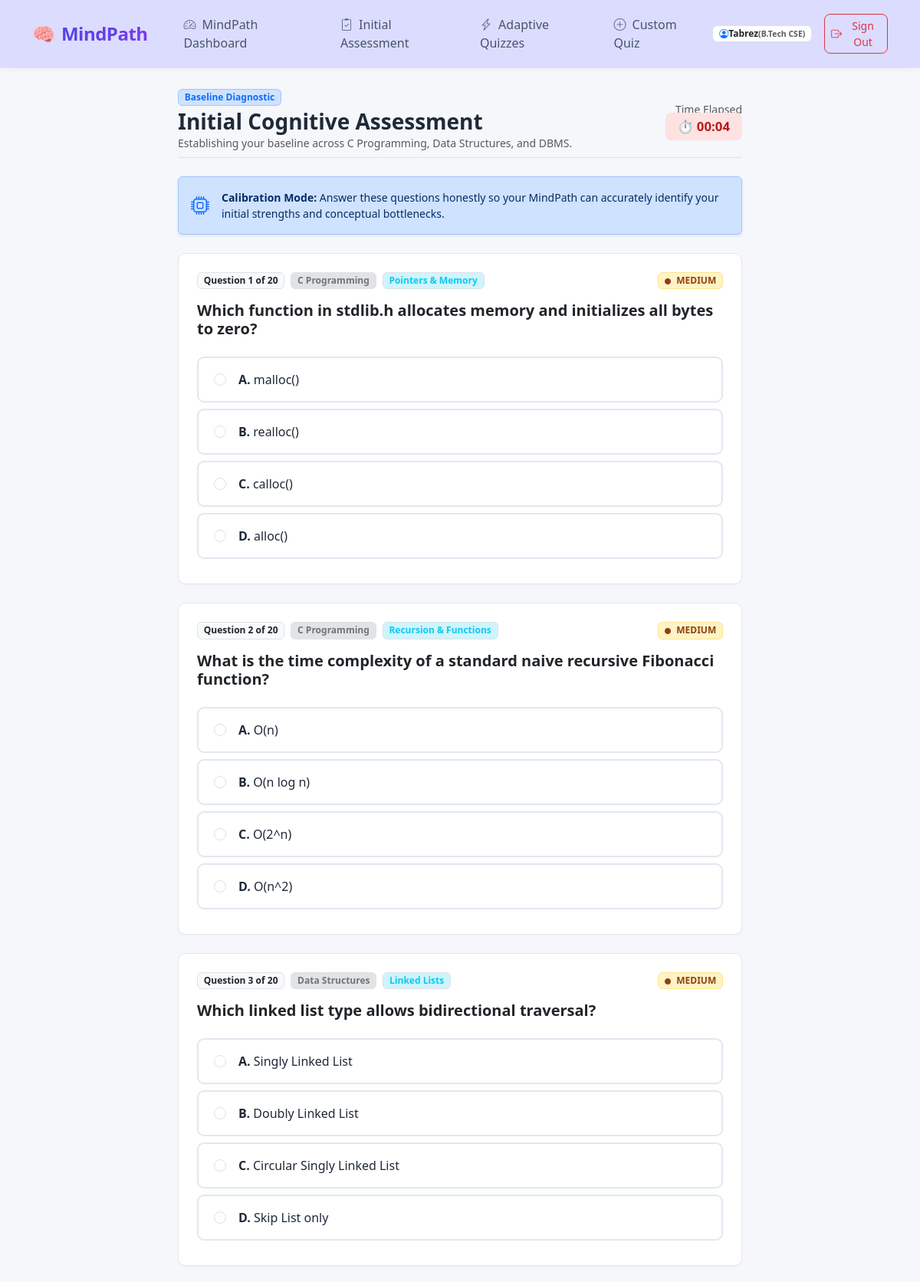
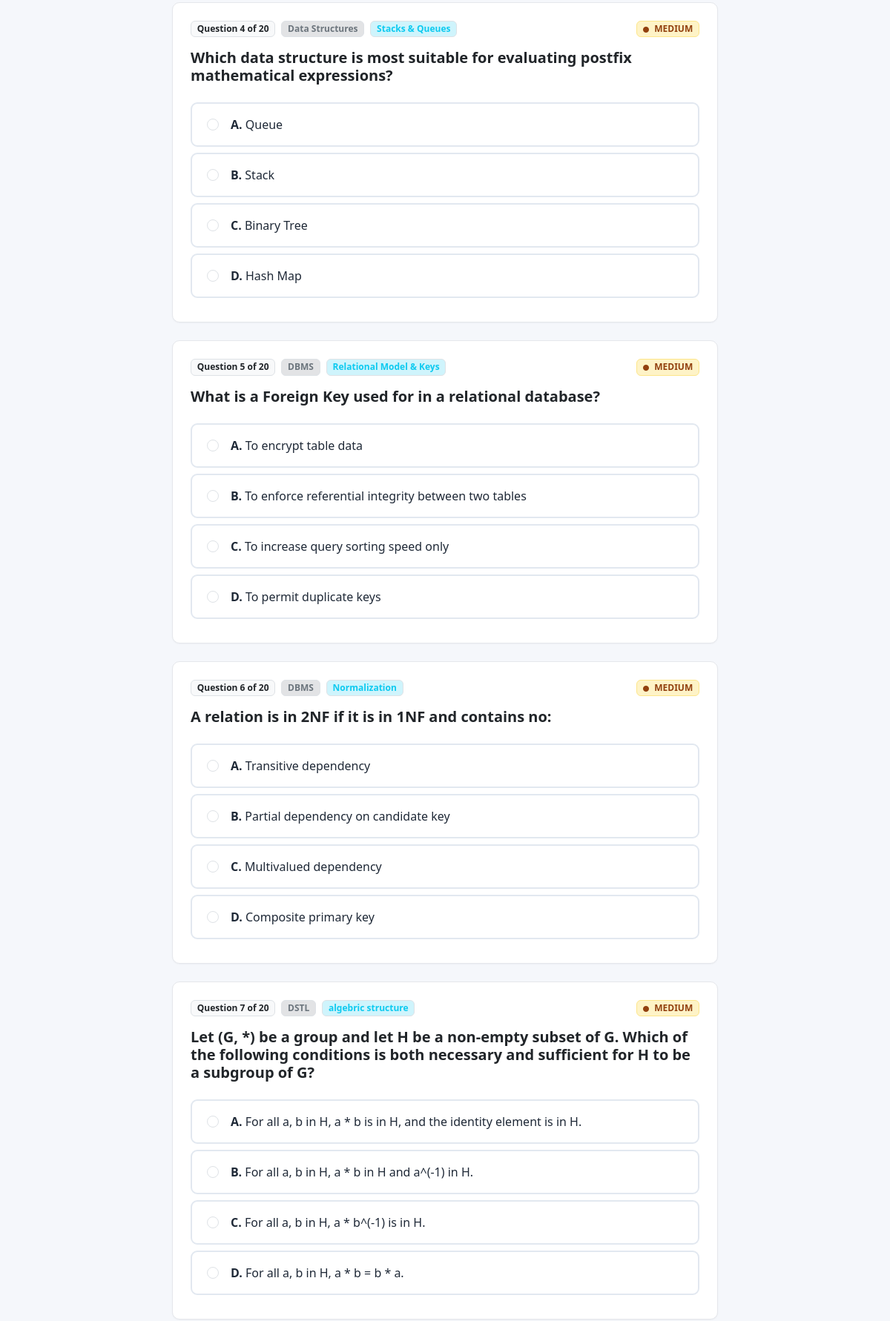
The app's page /assessment (signed in, upper part) with its own data (2 pictures, top to bottom).
### tables this page shows
CREATE TABLE users (
        id INTEGER PRIMARY KEY AUTOINCREMENT,
        name TEXT NOT NULL,
        email TEXT UNIQUE NOT NULL,
        created_at TIMESTAMP DEFAULT CURRENT_TIMESTAMP
    , password_hash TEXT DEFAULT '', course TEXT DEFAULT '', academic_year TEXT DEFAULT '', learning_goal TEXT DEFAULT '', role TEXT DEFAULT 'student');

CREATE TABLE topics (
        id INTEGER PRIMARY KEY AUTOINCREMENT,
        subject TEXT NOT NULL,
        name TEXT NOT NULL,
        description TEXT
    );

CREATE TABLE questions (
        id INTEGER PRIMARY KEY AUTOINCREMENT,
        topic_id INTEGER NOT NULL,
        question_text TEXT NOT NULL,
        option_a TEXT NOT NULL,
        option_b TEXT NOT NULL,
        option_c TEXT NOT NULL,
        option_d TEXT NOT NULL,
        correct_option TEXT NOT NULL,
        difficulty TEXT NOT NULL CHECK(difficulty IN ('easy', 'medium', 'hard')),
        explanation TEXT,
        FOREIGN KEY (topic_id) REFERENCES topics (id)
    );

### app.py (the view)
@app.route('/assessment', endpoint='assessment')
@login_required
def assessment():
    user = get_current_user()
    assessment_token = secrets.token_hex(16)
    session['assessment_token'] = assessment_token
    questions = get_initial_assessment_questions(num_per_topic=1)
    return render_template(
        'assessment.html',
        current_user=user,
        questions=questions,
        assessment_token=assessment_token
    )

### app.py (called while the page is built)
def generate_csrf_token():
    if '_csrf_token' not in session:
        session['_csrf_token'] = secrets.token_hex(32)
    return session['_csrf_token']

@app.before_request
def csrf_protect():
    if request.method == "POST":
        token = request.form.get('csrf_token') or request.headers.get('X-CSRFToken')
        session_token = session.get('_csrf_token')
        if not token or not session_token or not secrets.compare_digest(token, session_token):
            flash("Security check failed (CSRF token missing or expired). Please try again.", "danger")
            if request.is_json or request.path.startswith('/api/'):
                return jsonify({"error": "CSRF validation failed"}), 400
            return redirect(request.referrer or url_for('login'))

def login_required(f):
    @wraps(f)
    def decorated_function(*args, **kwargs):
        if 'user_id' not in session:
            flash("Please sign in to access this page.", "warning")
            return redirect(url_for('login', next=request.path))
        return f(*args, **kwargs)
    return decorated_function

def get_current_user():
    user_id = session.get('user_id')
    if not user_id:
        return None
    return get_user_by_id(user_id)

@app.context_processor
def inject_user():
    return dict(current_user=get_current_user())

### database.py (called while the page is built)
def get_db_path():
    return os.environ.get('LEARNTWIN_DB_PATH', os.path.join(os.path.dirname(__file__), 'learntwin.db'))

def get_connection(db_path=None, timeout=30.0):
    target_path = db_path or get_db_path()
    conn = sqlite3.connect(target_path, timeout=timeout)
    conn.row_factory = sqlite3.Row
    conn.execute(f"PRAGMA busy_timeout = {int(timeout * 1000)}")
    conn.execute("PRAGMA foreign_keys = ON")
    return conn

def get_user_by_id(user_id, db_path=None):
    if not user_id:
        return None
    conn = get_connection(db_path)
    try:
        cursor = conn.cursor()
        cursor.execute("SELECT id, name, email, course, academic_year, learning_goal, role, created_at FROM users WHERE id = ?", (user_id,))
        row = cursor.fetchone()
        return dict(row) if row else None
    finally:
        conn.close()

### templates/assessment.html (shortened to what this page needs)
{% extends "base.html" %}
{% block content %}
<div class="row justify-content-center">
    <div class="col-12 col-lg-8">
        <div class="d-flex justify-content-between align-items-center mb-4 pb-2 border-bottom">
            <div>
                <span class="badge bg-primary-subtle text-primary border border-primary-subtle mb-1">Baseline Diagnostic</span>
                <h3 class="fw-bold mb-0">Initial Cognitive Assessment</h3>
                <p class="text-muted small mb-0">Establishing your baseline across C Programming, Data Structures, and DBMS.</p>
            </div>
            <div class="d-flex align-items-center gap-3">
                <div class="text-end d-none d-sm-block">
                    <span class="small text-muted d-block">Time Elapsed</span>
                    <span class="timer-pill" id="timer-display">⏱️ 00:00</span>
                </div>
            </div>
        </div>
        <div class="alert alert-primary py-3 px-3 small d-flex align-items-center gap-3 mb-4 shadow-sm">
            <i class="bi bi-cpu fs-4 text-primary"></i>
            <div>
                <strong>Calibration Mode:</strong> Answer these questions honestly so your MindPath can accurately identify your initial strengths and conceptual bottlenecks.
            </div>
        </div>
        <form method="POST" action="{{ url_for('submit_assessment') }}" id="quiz-form">
            {% for q in questions %}
            <div class="twin-card p-4 mb-4">
                <div class="d-flex justify-content-between align-items-center mb-3">
                    <div class="d-flex align-items-center gap-2">
                        <span class="badge bg-light text-dark border fw-bold">Question {{ loop.index }} of {{ questions|length }}</span>
                        <span class="badge bg-secondary-subtle text-secondary border">{{ q.subject }}</span>
                        <span class="badge bg-info-subtle text-info border">{{ q.topic_name }}</span>
                    </div>
                    {% if q.difficulty == 'easy' %}
                    <span class="badge badge-strong"><i class="bi bi-circle-fill me-1" style="font-size: 0.5rem;"></i> EASY</span>
                    {% elif q.difficulty == 'medium' %}
                    <span class="badge badge-average"><i class="bi bi-circle-fill me-1" style="font-size: 0.5rem;"></i> MEDIUM</span>
                    {% else %}
                    <span class="badge badge-weak"><i class="bi bi-circle-fill me-1" style="font-size: 0.5rem;"></i> HARD</span>
                    {% endif %}
                </div>
                <h5 class="fw-semibold mb-4 text-dark">{{ q.question_text }}</h5>
                <div class="d-flex flex-column gap-2 mb-2">
                    <label class="quiz-option-card d-flex align-items-center gap-3">
                        <input type="radio" class="form-check-input my-0" name="question_{{ q.id }}" value="A" required>
                        <span class="quiz-option-label"><strong>A.</strong> {{ q.option_a }}</span>
                    </label>
                    <label class="quiz-option-card d-flex align-items-center gap-3">
                        <input type="radio" class="form-check-input my-0" name="question_{{ q.id }}" value="B">
                        <span class="quiz-option-label"><strong>B.</strong> {{ q.option_b }}</span>
                    </label>
                    <label class="quiz-option-card d-flex align-items-center gap-3">
                        <input type="radio" class="form-check-input my-0" name="question_{{ q.id }}" value="C">
                        <span class="quiz-option-label"><strong>C.</strong> {{ q.option_c }}</span>
                    </label>
                    <label class="quiz-option-card d-flex align-items-center gap-3">
                        <input type="radio" class="form-check-input my-0" name="question_{{ q.id }}" value="D">
                        <span class="quiz-option-label"><strong>D.</strong> {{ q.option_d }}</span>
                    </label>
                </div>
            </div>
            {% endfor %}
        </form>
    </div>
</div>
{% endblock %}

### templates/base.html (shortened to what this page needs)
<!DOCTYPE html>
<html lang="en">
<head>
    <link href="https://cdn.jsdelivr.net/npm/bootstrap@5.3.3/dist/css/bootstrap.min.css" rel="stylesheet">
    <link rel="stylesheet" href="https://cdn.jsdelivr.net/npm/bootstrap-icons@1.11.3/font/bootstrap-icons.min.css">
    <link rel="stylesheet" href="{{ url_for('static', filename='css/style.css') }}">
</head>
<body>
    <nav class="navbar navbar-expand-lg navbar-light bg-white border-bottom sticky-top">
        <div class="container">
            <a class="navbar-brand d-flex align-items-center gap-2" href="{{ url_for('dashboard') if current_user else url_for('login') }}">
                <span class="fs-4">🧠</span>
                <span class="brand-logo fs-4">MindPath</span>
            </a>
            <div class="collapse navbar-collapse" id="navContent">
                <ul class="navbar-nav me-auto mb-2 mb-lg-0 ms-lg-3">
                    {% if current_user %}
                    <li class="nav-item">
                        <a class="nav-link {% if request.endpoint == 'dashboard' %}active fw-semibold text-primary{% endif %}" href="{{ url_for('dashboard') }}">
                            <i class="bi bi-speedometer2 me-1"></i> MindPath Dashboard
                        </a>
                    </li>
                    <li class="nav-item">
                        <a class="nav-link {% if request.endpoint == 'initial_assessment' %}active fw-semibold text-primary{% endif %}" href="{{ url_for('assessment') }}">
                            <i class="bi bi-clipboard2-check me-1"></i> Initial Assessment
                        </a>
                    </li>
                    <li class="nav-item">
                        <a class="nav-link {% if request.endpoint in ['select_quiz', 'take_quiz'] %}active fw-semibold text-primary{% endif %}" href="{{ url_for('select_quiz') }}">
                            <i class="bi bi-lightning-charge me-1"></i> Adaptive Quizzes
                        </a>
                    </li>
                    <li class="nav-item">
                        <a class="nav-link {% if request.endpoint == 'custom_quiz' %}active fw-semibold text-primary{% endif %}" href="{{ url_for('custom_quiz') }}">
                            <i class="bi bi-plus-circle me-1"></i> Custom Quiz
                        </a>
                    </li>
                    {% endif %}
                </ul>
                <div class="d-flex align-items-center gap-2">
                    {% if current_user %}
                    <div class="d-flex align-items-center gap-2 me-2">
                        <span class="badge bg-light text-dark border px-2.5 py-1.5 d-flex align-items-center gap-1.5">
                            <i class="bi bi-person-circle text-primary"></i>
                            <span class="fw-semibold">{{ current_user.name }}</span>
                            {% if current_user.course %}
                            <span class="text-muted small">({{ current_user.course }})</span>
                            {% endif %}
                        </span>
                    </div>
                    <form action="{{ url_for('logout') }}" method="POST" class="m-0">
                        <button type="submit" class="btn btn-outline-danger btn-sm d-flex align-items-center gap-1">
                            <i class="bi bi-box-arrow-right"></i> Sign Out
                        </button>
                    </form>
                    {% else %}
                    <a href="{{ url_for('login') }}" class="btn btn-outline-primary btn-sm px-3">Sign In</a>
                    <a href="{{ url_for('register') }}" class="btn btn-primary btn-sm px-3">Register</a>
                    {% endif %}
                </div>
            </div>
        </div>
    </nav>
    <main class="container my-4 flex-grow-1">
        {% if error_title %}
        <div class="text-center py-5">
            <h1 class="display-4 fw-bold text-danger">{{ error_title }}</h1>
            <p class="lead text-muted">{{ error_message }}</p>
            <a href="{{ url_for('dashboard') if current_user else url_for('login') }}" class="btn btn-primary mt-3">Return Home</a>
        </div>
        {% else %}
            {% block content %}{% endblock %}
        {% endif %}
    </main>
</body>
</html>

### static/css/style.css (style rules this page uses)
:root { --primary: #2563eb; --primary-hover: #1d4ed8; --success: #16a34a; --warning: #d97706; --danger: #dc2626; --page-bg: #f5f7fb; --card-bg: #ffffff; --card-border: #e5e7eb; --text-main: #1f2937; --text-muted: #6b7280; --radius: 10px; }
html { scroll-behavior: smooth; }
body { font-family: "Segoe UI", system-ui, -apple-system, BlinkMacSystemFont, sans-serif; background: var(--page-bg); color: var(--text-main); min-height: 100vh; display: flex; flex-direction: column; }
main { flex: 1; }
.navbar { background: #dcdcff !important; border-bottom: 1px solid #e2e8f0 !important; box-shadow: 0 2px 8px rgba(30, 41, 59, 0.04); min-height: 72px; }
.navbar .container { min-height: 72px; }
.navbar-brand { color: #1e3a8a !important; }
.brand-logo { font-weight: 800; letter-spacing: -0.5px; background: linear-gradient(135deg, #4f46e5 0%, #7c3aed 100%); -webkit-background-clip: text; -webkit-text-fill-color: transparent; }
.navbar .nav-link { color: #475569 !important; font-weight: 500; padding: 0.65rem 0.8rem !important; border-radius: 8px; margin: 0 2px; transition: all 0.2s ease; }
.navbar .nav-link i { color: #64748b; transition: color 0.2s ease; }
.navbar .badge { border-radius: 7px; }
.navbar .d-flex .badge { background: #ffffff !important; border-color: #dbe3f0 !important; }
.navbar .btn-outline-danger { border-radius: 8px; font-weight: 500; transition: all 0.2s ease; }
.mindpath-card, .twin-card { background: var(--card-bg); border: 1px solid var(--card-border); border-radius: var(--radius); box-shadow: 0 1px 2px rgba(15, 23, 42, 0.04); transition: box-shadow 0.2s ease, border-color 0.2s ease; }
.badge-average { background-color: #fef3c7; color: #92400e; font-weight: 650; border: 1px solid #fde68a; }
.btn { border-radius: 7px; font-weight: 600; }
.quiz-option-card { border: 2px solid #e2e8f0; border-radius: 9px; padding: 1rem 1.25rem; cursor: pointer; transition: border-color 0.15s ease, background-color 0.15s ease; background: #ffffff; }
.timer-pill { font-size: 1.05rem; font-weight: 700; background-color: #fee2e2; color: #b91c1c; padding: 0.4rem 1rem; border-radius: 7px; }

### records on screen
users: name "Tabrez", course "B.Tech CSE"
topics: subject "C Programming", topic_name "Pointers & Memory"
questions: difficulty "medium" (drawn), question_text "Which function in stdlib.h allocates memory and initializes all bytes to zero?", option_a "malloc()", option_b "realloc()", option_c "calloc()", option_d "alloc()"
topics: subject "C Programming", topic_name "Recursion & Functions"
questions: difficulty "medium" (drawn), question_text "What is the time complexity of a standard naive recursive Fibonacci function?", option_a "O(n)", option_b "O(n log n)", option_c "O(2^n)", option_d "O(n^2)"
topics: subject "Data Structures", topic_name "Linked Lists"
questions: difficulty "medium" (drawn), question_text "Which linked list type allows bidirectional traversal?", option_a "Singly Linked List", option_b "Doubly Linked List", option_c "Circular Singly Linked List", option_d "Skip List only"
topics: subject "Data Structures", topic_name "Stacks & Queues"
questions: difficulty "medium" (drawn), question_text "Which data structure is most suitable for evaluating postfix mathematical expressions?", option_a "Queue", option_b "Stack", option_c "Binary Tree", option_d "Hash Map"
topics: subject "DBMS", topic_name "Relational Model & Keys"
questions: difficulty "medium" (drawn), question_text "What is a Foreign Key used for in a relational database?", option_a "To encrypt table data", option_b "To enforce referential integrity between two tables", option_c "To increase query sorting speed only", option_d "To permit duplicate keys"
topics: subject "DBMS", topic_name "Normalization"
questions: difficulty "medium" (drawn), question_text "A relation is in 2NF if it is in 1NF and contains no:", option_a "Transitive dependency", option_b "Partial dependency on candidate key", option_c "Multivalued dependency", option_d "Composite primary key"
topics: subject "DSTL", topic_name "algebric structure"
questions: difficulty "medium" (drawn), question_text "Let (G, *) be a group and let H be a non-empty subset of G. Which of the following conditions is both necessary and sufficient for H to be a subgroup of G?", option_a "For all a, b in H, a * b is in H, and the identity element is in H.", option_b "For all a, b in H, a * b in H and a^(-1) in H.", option_c "For all a, b in H, a * b^(-1) is in H.", option_d "For all a, b in H, a * b = b * a."

### other values on screen
{{ questions|length }} "20" "20" "20" "20" "20" "20" "20"
